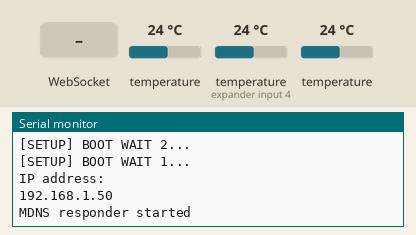
A sketch run on a simulated ESP8266 (NodeMCU). On the bench: the last lines printed to the serial monitor. Inputs (shaded band) come from the test bench; at power-on: temperature 24 °C, temperature (sensor on expander input 4) 24 °C. WiFi joins after 1.5 s; servers stay silent unless stated.

Above: at 6.7 s.
6.8 s: WebSocket text "1" received
At 7.5 s:
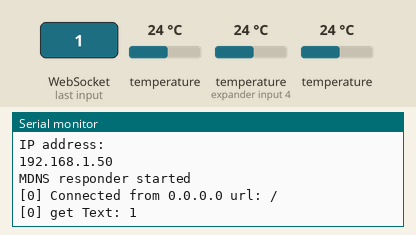
8.6 s: WebSocket text "0" received
At 9.2 s:
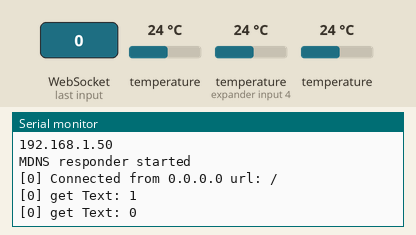
Timing chart, 0 to 11.6 s (numbered marks = the images above; inputs shaded):
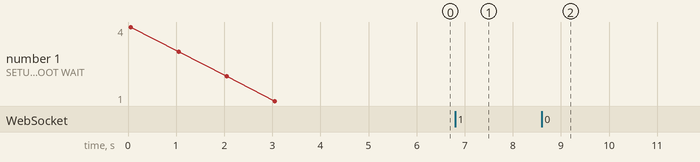

The sketch:

multiple-ds18b20-websocket.ino
```cpp
#include <Arduino.h>

#include <ESP8266WiFi.h>
#include <ESP8266WiFiMulti.h>
#include <WebSocketsServer.h>
#include <ESP8266WebServer.h>
#include <ESP8266mDNS.h>
#include <Hash.h>
//아래에 있는 내용은 당연히 있어야한느 것이다!
#include <OneWire.h>
#include <DallasTemperature.h>
#define ONE_WIRE_BUS D3 //몇번핀에 연결했냐
#define TEMPERATURE_PRECISION 12
OneWire oneWire(ONE_WIRE_BUS);
DallasTemperature sensors(&oneWire);

DeviceAddress myaddress1,myaddress2,myaddress3;
DeviceAddress mysensors[]={
  {0x28,0x92,0x4B,0x79,0xA2,0x00,0x03,0x38},
  {0x28,0xA9,0x4B,0x95,0xF0,0x01,0x3C,0x79},
  {0x28,0xE2,0xEA,0x95,0xF0,0x01,0x3C,0x0A}
};
//mysensors[0]
//mysensors[1]
//mysensors[2]

float mytemp[3] = {0,0,0};

#define USE_SERIAL Serial

ESP8266WiFiMulti WiFiMulti;

//웹서버의 포트는 기본 포트인 80번을 사용한다!
ESP8266WebServer server(80);
//웹서버와 웹클라이언트가 뒷구멍으로 주고받는 데이터는 웹소켓에서 81번을 쓴다!
WebSocketsServer webSocket = WebSocketsServer(81);

String response = "\
<html>\
<head>\
<meta name=\"viewport\" content=\"width=device-width\">\
<meta charset=\"utf-8\">\
<script>\
  var connection = new WebSocket('ws://'+location.hostname+':81/', ['arduino']);\
  connection.onopen = function () {\
     connection.send('Connect ' + new Date());\
  };\
  connection.onerror = function (error) {\
     console.log('WebSocket Error ', error);\
  };\
  connection.onmessage = function (e) {\
     console.log('Server: ', e.data);\
     var mydata = JSON.parse(e.data);\
     document.getElementById('temp1').innerText = mydata.temp1 +\"'C\";\
     document.getElementById('temp2').innerText = mydata.temp2 +\"'C\";\
     document.getElementById('temp3').innerText = mydata.temp3 +\"'C\";\
  };\
</script>\
</head>\
<body>\
<table width=500 height=300 border=1>\
  <tr>\
     <th colspan=2><h1>녹칸다 포에버</h1></th>\
  </tr>\
  <tr>\
      <th>커피머신</th>\
      <td align=center id=temp1>-'C</td>\
  </tr>\
  <tr>\
      <th>온수매트</th>\
      <td align=center id=temp2>-'C</td>\
  </tr>\
  <tr>\
      <th>보일러온수</th>\
      <td align=center id=temp3>-'C</td>\
  </tr>\
</table>\
</body>\
</html>";


//클라이언트에서 서버쪽으로 값이 전송되었을때 뭘할거냐?
void webSocketEvent(uint8_t num, WStype_t type, uint8_t * payload, size_t length) {

    switch(type) {
        case WStype_DISCONNECTED:
            USE_SERIAL.printf("[%u] Disconnected!\n", num);
            break;
        case WStype_CONNECTED: {
            IPAddress ip = webSocket.remoteIP(num);
            USE_SERIAL.printf("[%u] Connected from %d.%d.%d.%d url: %s\n", num, ip[0], ip[1], ip[2], ip[3], payload);

            //num = 소켓번호(클라이언트번호)
            //webSocket.sendTXT(num, "Connected");
        }
            break;
        case WStype_TEXT:
        //메시지 수신부
            USE_SERIAL.printf("[%u] get Text: %s\n", num, payload);


            break;
    }

}

void setup() {
    //USE_SERIAL.begin(921600);
    USE_SERIAL.begin(115200);
    sensors.begin(); //있어야한느거
    if(sensors.getDeviceCount() == 3){
      //발견한 주소를 대입한다!
      sensors.getAddress(myaddress1, 0);
      sensors.getAddress(myaddress2, 1);
      sensors.getAddress(myaddress3, 2);

      sensors.setResolution(myaddress1, TEMPERATURE_PRECISION);
      sensors.setResolution(myaddress2, TEMPERATURE_PRECISION);
      sensors.setResolution(myaddress3, TEMPERATURE_PRECISION);
    }else{
      //Serial.println("연결되어있지 않거나 2개이상의 센서가 연결되었다!");
    }

    //USE_SERIAL.setDebugOutput(true);

    USE_SERIAL.println();
    USE_SERIAL.println();
    USE_SERIAL.println();

    for(uint8_t t = 4; t > 0; t--) {
        USE_SERIAL.printf("[SETUP] BOOT WAIT %d...\n", t);
        USE_SERIAL.flush();
        delay(1000);
    }

    //자기자신의 IP공유기 ID비밀번호 집어넣는곳!
    WiFiMulti.addAP("popcorn", "11213144");

    while(WiFiMulti.run() != WL_CONNECTED) {
        delay(100);
    }

    //IP공유기로부터 할당받은 IP주소를 여기서 출력한다!
    USE_SERIAL.println("IP address: ");
    USE_SERIAL.println(WiFi.localIP());

    //웹소켓 서버를 연다
    webSocket.begin();
    webSocket.onEvent(webSocketEvent);

    //윈도우10, 안드로이드 안됨..의미없는 기능
    if(MDNS.begin("esp8266")) {
        USE_SERIAL.println("MDNS responder started");
    }

    //웹서버의 index.html
    //웹서버가 클라이언트에게 response해주는 부분!

    server.on("/", []() {
        server.send(200, "text/html", response);
    });

    server.begin();

    // Add service to MDNS
    MDNS.addService("http", "tcp", 80);
    MDNS.addService("ws", "tcp", 81);
}

unsigned long last_10sec = 0;
unsigned int counter = 0;

void loop() {
    unsigned long t = millis();
    webSocket.loop(); //이거 있어야한다!
    server.handleClient(); //이거도 있어야한다!

    //delay(~~~~) 절때 쓰면 안됨!
/*
    //10초간격으로 뭔가 하겠다~
    if((t - last_10sec) > 1000) {
      last_10sec = millis();
      String msg = "현재 사물인터넷보드의 시간="+String(millis());
      webSocket.broadcastTXT(msg); //모든클라이언트에게 메시지 전송!

    }
    */
    sensors.requestTemperatures();
  //Serial.println("DONE");

  printTemperature(myaddress1);
  printTemperature(myaddress2);
  printTemperature(myaddress3);

  String myjson = "{\"temp1\":"+String(mytemp[0])+",\"temp2\":"+String(mytemp[1])+",\"temp3\":"+String(mytemp[2])+"}";
  webSocket.broadcastTXT(myjson);
}
void printTemperature(DeviceAddress deviceAddress)
{
  float tempC = sensors.getTempC(deviceAddress);
  if(tempC == DEVICE_DISCONNECTED_C)
  {
    Serial.println("Error: Could not read temperature data");
    return;
  }

  //지금 입력받은 주소로 온도값을 측정하는데 누구껀지 확인해보자!
  for(int i =0;i<3;i++){
    if(is_match(deviceAddress,mysensors[i])){
       //match
       //Serial.print(i+1);
       //Serial.println("번째 센서입니다!");
       mytemp[i] = tempC;
       break;
    }
  }

  //Serial.print("Temp C: ");
  //Serial.println(tempC);
}

//주소2개를 입력받아서 같은지 아닌지를 반환하는 함수!
bool is_match(DeviceAddress da1, DeviceAddress da2){
  //일단 같다고 보고 시작한다!
  bool result = true;
  for(int i = 0;i<8;i++){
    //단 하나라도 틀리면 틀린것이다!
    if(da1[i] != da2[i]){
      result = false;
      break;
    }
  }

  return result;
}
```

Measured:
- after the input at 6.8 s, the serial monitor: prints a new line after 0.34 s (image 1)
- after the input at 8.6 s, the serial monitor: prints a new line after 0.11 s (image 2)
